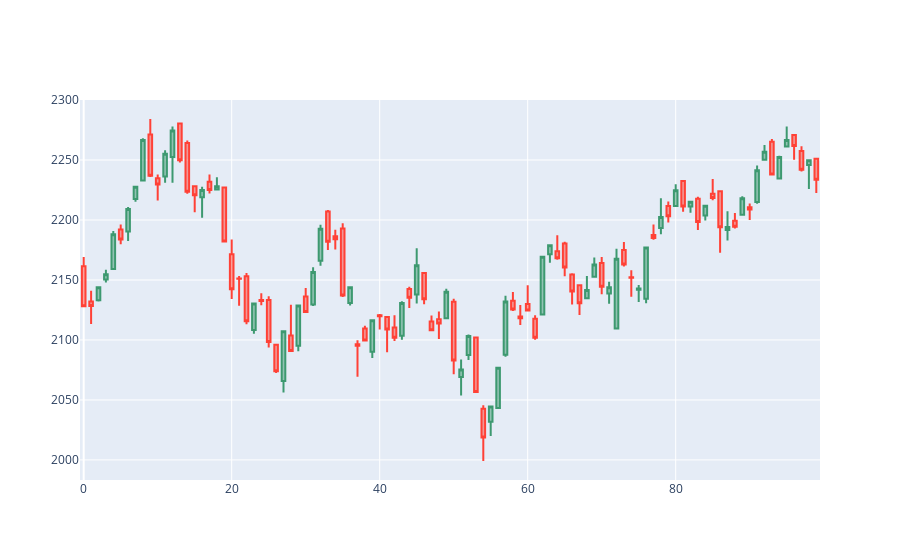

The notebook cell this image was saved under:
### Code cell
data = load("data_D")
N = 100
period = data[:N]

fig = go.Figure(data=[go.Candlestick(x=np.arange(N),
                open=period['open'], high=period['high'],
                low=period['low'], close=period['close'])
                     ])

fig.update_layout(xaxis_rangeslider_visible=False)
fig.show()
